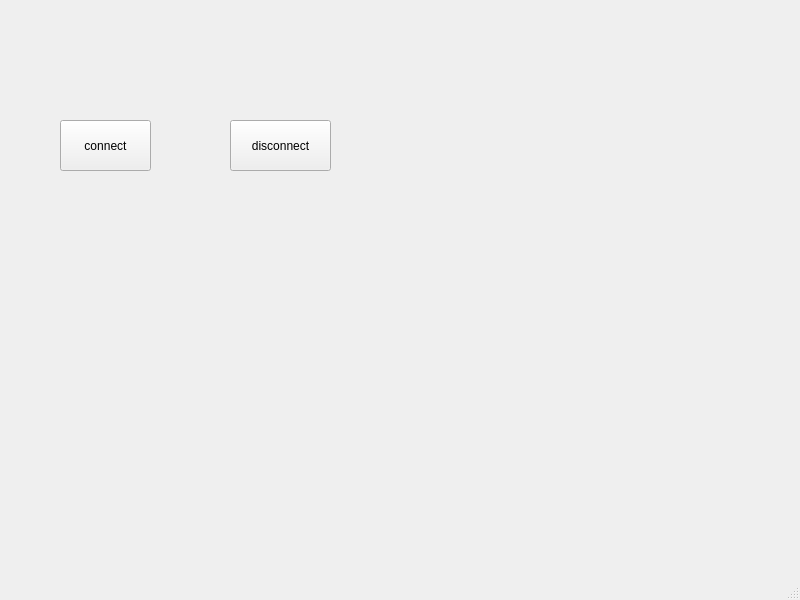
<?xml version="1.0" encoding="UTF-8"?>
<ui version="4.0">
 <class>MainWindow</class>
 <widget class="QMainWindow" name="MainWindow">
  <property name="geometry">
   <rect>
    <x>0</x>
    <y>0</y>
    <width>800</width>
    <height>600</height>
   </rect>
  </property>
  <property name="windowTitle">
   <string>MainWindow</string>
  </property>
  <widget class="QWidget" name="centralwidget">
   <widget class="QPushButton" name="pushButton">
    <property name="geometry">
     <rect>
      <x>60</x>
      <y>120</y>
      <width>91</width>
      <height>51</height>
     </rect>
    </property>
    <property name="text">
     <string>connect</string>
    </property>
   </widget>
   <widget class="QPushButton" name="pushButton_2">
    <property name="geometry">
     <rect>
      <x>230</x>
      <y>120</y>
      <width>101</width>
      <height>51</height>
     </rect>
    </property>
    <property name="text">
     <string>disconnect</string>
    </property>
   </widget>
  </widget>
  <widget class="QMenuBar" name="menubar">
   <property name="geometry">
    <rect>
     <x>0</x>
     <y>0</y>
     <width>800</width>
     <height>17</height>
    </rect>
   </property>
  </widget>
  <widget class="QStatusBar" name="statusbar"/>
 </widget>
 <resources/>
 <connections/>
</ui>
